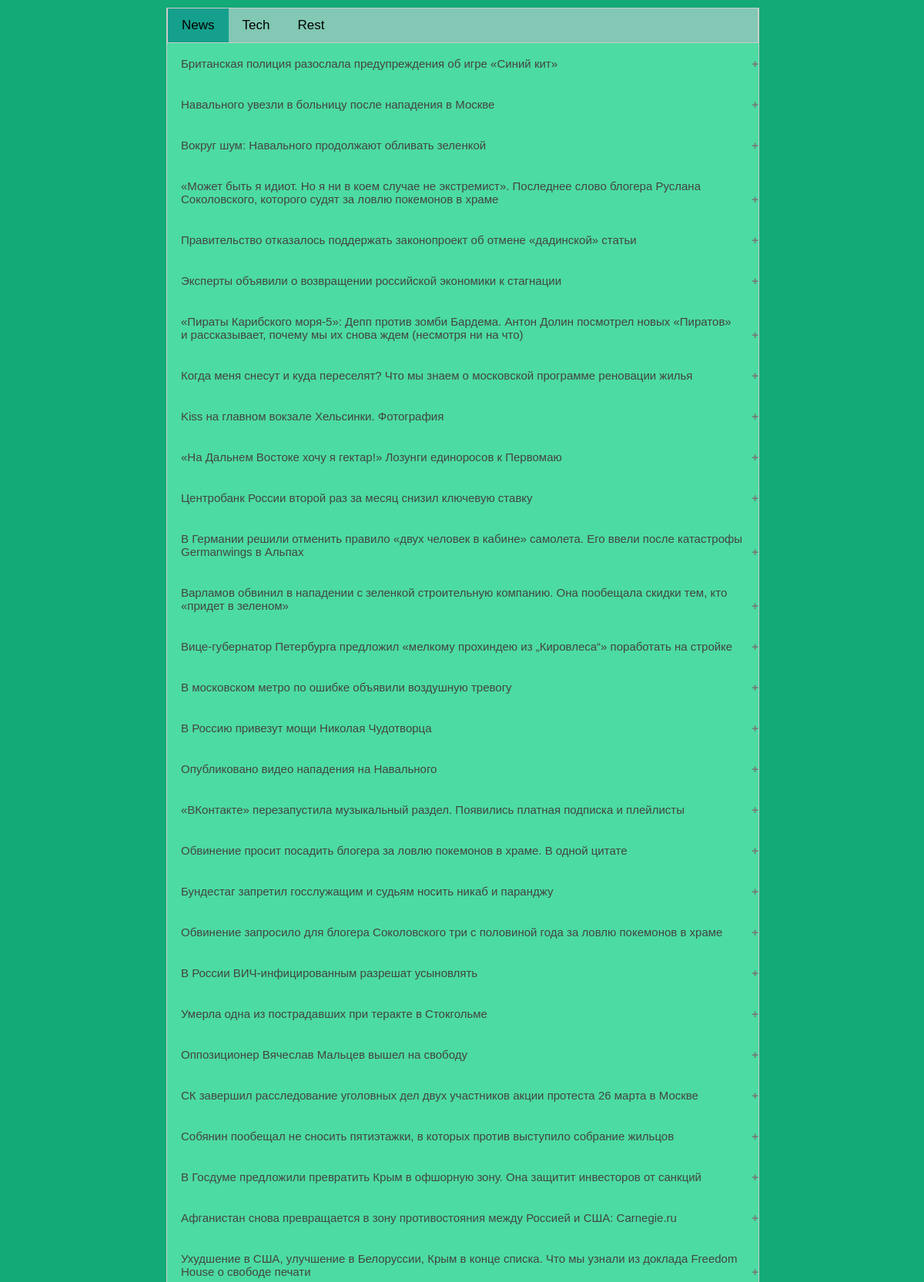
The page / (upper part) on the database its author committed.
### news/models.py (models this page shows, shortened)
class Caption(db.Model):
    __tablename__ = 'captions'
    id = db.Column(db.Integer, primary_key=True)
    c_link = db.Column(db.String(256), unique=True, index=True)
    c_topic = db.Column(db.Text)
    c_text = db.Column(db.Text)
    c_time = db.Column(db.DateTime)
    source_id = db.Column(db.Integer, db.ForeignKey('sources.id'))

### news/main/views.py (the view)
@main.route('/', methods=['GET', 'POST'])
def index():
    all_captions = Caption.query.all()
    return render_template('index.html', all_captions=all_captions)

### news/templates/index.html (shortened to what this page needs)
{% extends "base.html" %}
{% block news_content %}
	{% for caption in all_captions %}
	<button class="accordion">{{caption.c_topic}}</button>
	{% endfor %}
{% endblock %}

### news/templates/base.html (shortened to what this page needs)
<!doctype html>
<html lang="ru">
<head>
	<link type="text/css" rel="stylesheet" href="../static/style.css">
</head>
<body>
	<main>
		<div class="tab">
		  <button class="tablinks" onclick="openTab(event, 'News')" id="defaultOpen">News</button>
		  <button class="tablinks" onclick="openTab(event, 'Tech')">Tech</button>
		  <button class="tablinks" onclick="openTab(event, 'Rest')">Rest</button>
		</div>
		<div class="middle_box">
			<div id="News" class="tabcontent">
				{% block news_content %}
				{% endblock %}
			</div>
		</div>
	</main>
</body>
</html>

### news/static/style.css (style rules this page uses)
body { background-color: rgba(20, 170, 120, 1.0); background-image: url("gooSe_backg.png"); background-repeat: no; background-size: 100% 100%; background-position: center; background-attachment: fixed; }
main { position: fixed; top: 10px; left: 18%; width: 64%; bottom: 10px; border: 1px solid #ccc; border-top: none; overflow: hidden; font-family: sans-serif; }
.middle_box { position: absolute; top: 46px; right: -18px; overflow-y: scroll; overflow-x: hidden; height: 100%; }
div.tab { position: absolute; top: 0px; left: 0px; right: 0px; overflow: hidden; border: 1px solid #ccc; background-color: rgba(130, 200, 180, 1.0); z-index: 1; }
div.tab button { background-color: inherit; float: left; border: none; outline: none; cursor: pointer; padding: 12px 18px; transition: 0.3s; font-size: 17px; }
div.tab button.active { background-color: rgba(20, 160, 140, 1.0); }
.tabcontent { margin-bottom: 46px; display: none; }
button.accordion { background-color: rgba(100, 240, 180, 0.7); color: #444; cursor: pointer; padding: 18px; width: 100%; border: none; text-align: left; outline: none; font-size: 15px; transition: 0.4s; }
button.accordion:after { content: '\002B'; color: #777; font-weight: bold; float: right; margin-left: 5px; }

### rows shown on the page
Caption: c_topic "Британская полиция разослала предупреждения об игре «Синий кит»"
Caption: c_topic "Навального увезли в больницу после нападения в Москве"
Caption: c_topic "Вокруг шум: Навального продолжают обливать зеленкой"
Caption: c_topic "«Может быть я идиот. Но я ни в коем случае не экстремист». Последнее слово блогера Руслана Соколовского, которого судят за ловлю покемонов в храме"
Caption: c_topic "Правительство отказалось поддержать законопроект об отмене «дадинской» статьи"
Caption: c_topic "Эксперты объявили о возвращении российской экономики к стагнации"
Caption: c_topic "«Пираты Карибского моря-5»: Депп против зомби Бардема. Антон Долин посмотрел новых «Пиратов» и рассказывает, почему мы их снова ждем (несмотря ни на что)"
Caption: c_topic "Когда меня снесут и куда переселят? Что мы знаем о московской программе реновации жилья"
Caption: c_topic "Kiss на главном вокзале Хельсинки. Фотография"
Caption: c_topic "«На Дальнем Востоке хочу я гектар!» Лозунги единоросов к Первомаю"
Caption: c_topic "Центробанк России второй раз за месяц снизил ключевую ставку"
Caption: c_topic "В Германии решили отменить правило «двух человек в кабине» самолета. Его ввели после катастрофы Germanwings в Альпах"
Caption: c_topic "Варламов обвинил в нападении с зеленкой строительную компанию. Она пообещала скидки тем, кто «придет в зеленом»"
Caption: c_topic "Вице-губернатор Петербурга предложил «мелкому прохиндею из „Кировлеса“» поработать на стройке"
Caption: c_topic "В московском метро по ошибке объявили воздушную тревогу"
Caption: c_topic "В Россию привезут мощи Николая Чудотворца"
Caption: c_topic "Опубликовано видео нападения на Навального"
Caption: c_topic "«ВКонтакте» перезапустила музыкальный раздел. Появились платная подписка и плейлисты"
Caption: c_topic "Обвинение просит посадить блогера за ловлю покемонов в храме. В одной цитате"
Caption: c_topic "Бундестаг запретил госслужащим и судьям носить никаб и паранджу"
Caption: c_topic "Обвинение запросило для блогера Соколовского три с половиной года за ловлю покемонов в храме"
Caption: c_topic "В России ВИЧ-инфицированным разрешат усыновлять"
Caption: c_topic "Умерла одна из пострадавших при теракте в Стокгольме"
Caption: c_topic "Оппозиционер Вячеслав Мальцев вышел на свободу"
Caption: c_topic "СК завершил расследование уголовных дел двух участников акции протеста 26 марта в Москве"
Caption: c_topic "Собянин пообещал не сносить пятиэтажки, в которых против выступило собрание жильцов"
Caption: c_topic "В Госдуме предложили превратить Крым в офшорную зону. Она защитит инвесторов от санкций"
Caption: c_topic "Афганистан снова превращается в зону противостояния между Россией и США: Carnegie.ru"
Caption: c_topic "Ухудшение в США, улучшение в Белоруссии, Крым в конце списка. Что мы узнали из доклада Freedom House о свободе печати"
